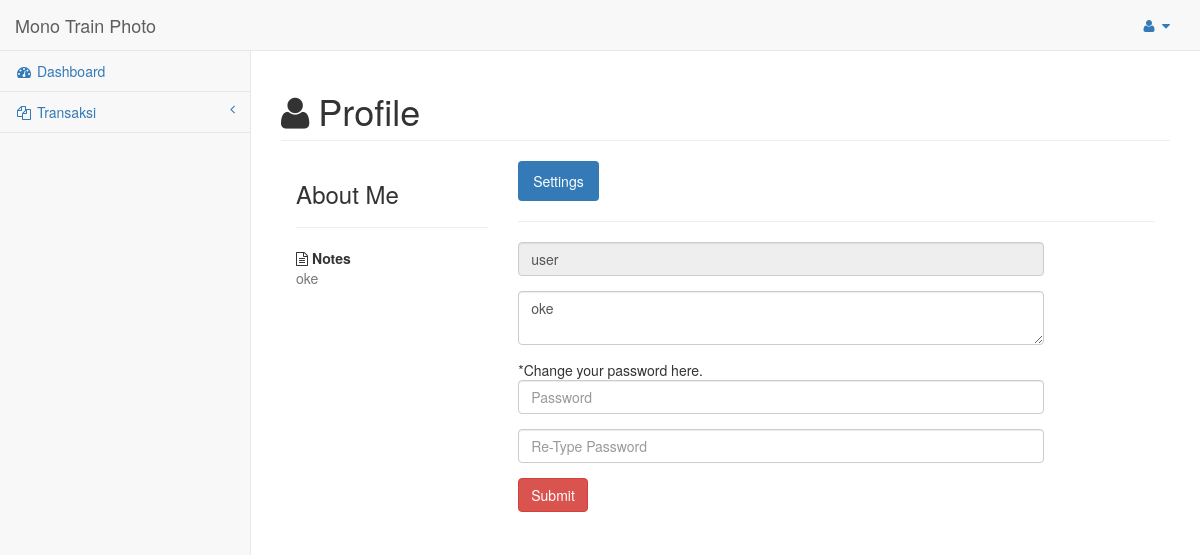
The page /main/index.php?view=profile (signed in) on the database its author committed.
### tables this page shows
CREATE TABLE `user` (
  `user_id` int(100) NOT NULL,
  `user_username` varchar(100) NOT NULL,
  `user_password` varchar(100) NOT NULL,
  `user_level` int(10) NOT NULL,
  `user_info` text NOT NULL
);

### main/template/page.php (called while the page is built)
<?php
include_once 'header.php';
include_once 'footer.php';
?>

### main/view/user/profile.php (the view, shortened to what this page needs)
<?php include_once 'template/menu/menu_user.php';
$a = mysql_query("SELECT * from user where user_id='$_SESSION[user_id]'");
$data = mysql_fetch_array($a);
?>
<div id="page-wrapper">
  <div class="row">
    <div class="col-lg-12">
      <h1 class="page-header"><i class="fa fa-user">&nbsp;</i>Profile</h1>
    </div>
  </div>
  <section class="content">
    <div class="container-fluid">
      <div class="row">
        <div class="col-md-3">
          <div class="card card-primary">
            <div class="card-header">
              <h3 class="card-title">About Me</h3>
            </div>
            <div class="card-body">
              <hr>
              <strong><i class="fa fa-file-text-o mr-1"></i> Notes</strong>
              <p class="text-muted"><?php echo $data['user_info']?></p>
            </div>
          </div>
        </div>
        <div class="col-md-9">
          <div class="card">
            <div class="card-header p-2">
              <ul class="nav nav-pills">
                <li class="nav-item active"><a class="nav-link " href="#settings" data-toggle="tab">Settings</a></li>
              </ul>
            </div>
            <hr>
            <div class="card-body">
              <div class="tab-content">
                <div class="tab-pane active" id="settings">
                  <form class="form-horizontal" action="index.php?view=profile_edit_process_user" method="post">
                    <div class="form-group">
                      <div class="col-sm-10">
                        <input type="text" readonly="" name="username" class="form-control" id="inputName" placeholder="Input Username" value="<?php echo $data['user_username']?>">
                      </div>
                    </div>
                    <div class="form-group">
                      <div class="col-sm-10">
                        <textarea type="text" name="keterangan" class="form-control" id="inputSkills" placeholder="Additional Info"><?php echo $data['user_info']?></textarea>
                      </div>
                    </div>
                    *Change your password here.
                    <div class="form-group">
                      <div class="col-sm-10">
                        <input type="password" class="form-control" name="password" id="inputEmail" placeholder="Password">
                      </div>
                    </div>
                    <div class="form-group">
                      <div class="col-sm-10">
                        <input type="password" class="form-control" name="password2" id="inputName2" placeholder="Re-Type Password">
                      </div>
                    </div>
                    <div class="form-group" align="left">
                      <div class="col-sm-10">
                        <button type="submit" class="btn btn-danger">Submit</button>
                      </div>
                    </div>
                  </form>
                </div>
              </div>
            </div>
          </div>
        </div>
      </div>
    </div>
  </section>
</div>

### rows shown on the page
user: user_info "oke", username "user", keterangan "oke"
